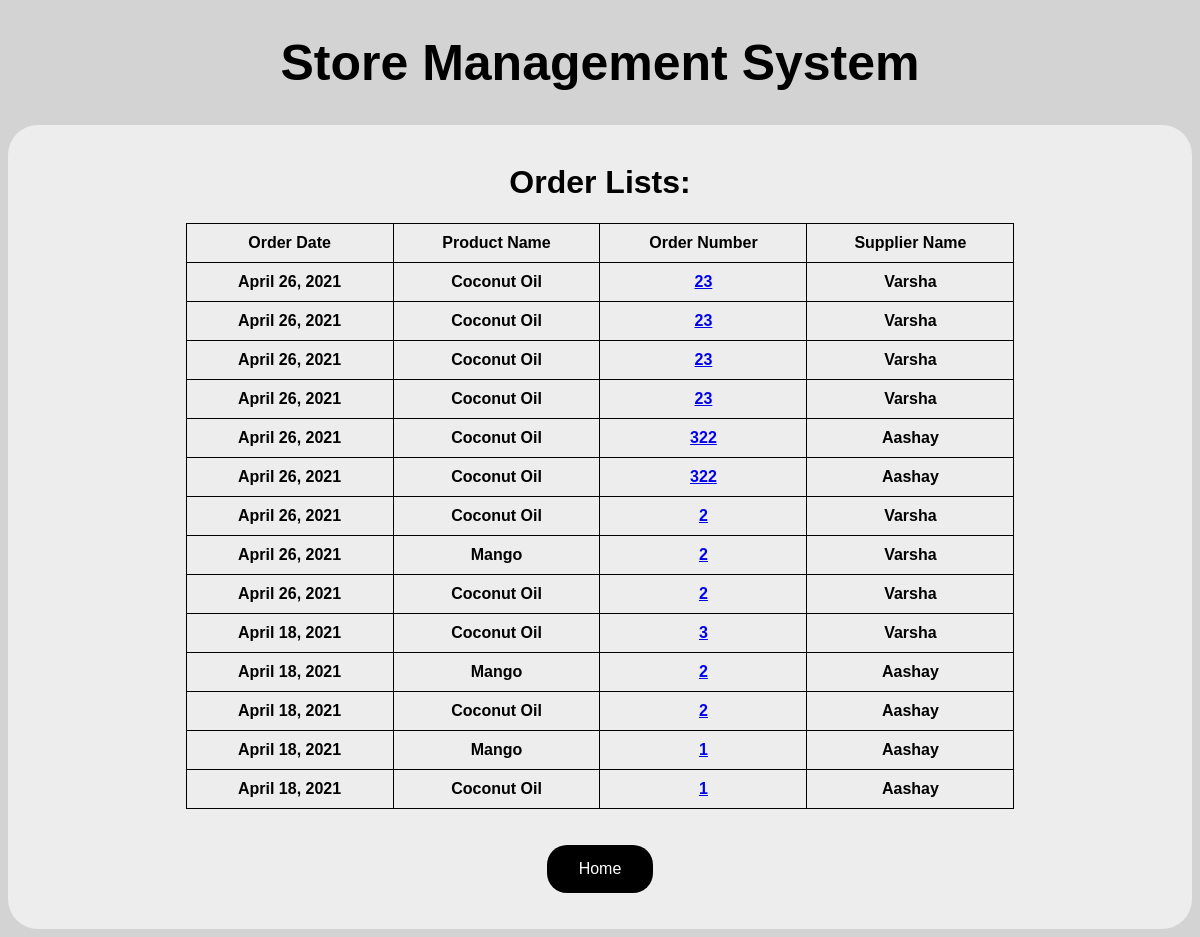
The page /order_list on the database its author committed.
### storedb/models.py (models this page shows, shortened)
class Order(models.Model):
    supp_name = models.CharField(max_length=30)
    date = models.DateField()
    order_no = models.IntegerField()
    prod_name = models.CharField(max_length=30)
    prod_size = models.CharField(max_length=30)
    prod_unit = models.CharField(max_length=10)
    prod_quant = models.IntegerField()
    prod_rate = models.IntegerField()
    total = models.IntegerField()
    discount = models.IntegerField(default=0)
    taxes = models.IntegerField(default=0)
    delivery = models.IntegerField(default=0)

### storedb/views.py (the view)
# urls.py: path('order_list', views.order_list, name='order_list'),
def order_list(request):
    order = Order.objects.order_by('-id').distinct()
    return render(request, 'orderList.html', {'order': order})

### storedb/templates/orderList.html (shortened to what this page needs)
{% extends "base.html" %}
{% block content %}
<center>
    <h1>Order Lists:</h1>
<table>
            <tr>
                <td>Order Date</td>
                <td>Product Name</td>
                <td>Order Number</td>
                <td>Supplier Name</td>
            </tr>
            {% for i in order %}
            <tr>
                <td>{{i.date}}</td>
                <td>{{i.prod_name}}</td>
                <td><a href="order/{{i.order_no}}">{{i.order_no}}</a></td>
                <td>{{i.supp_name}}</td>
            </tr>
           {% endfor %}
        </table><br><br>
    <form action="cancel" method="post">
            <button type="submit">Home</button>
    </form><br><br>
</center>
{% endblock content %}

### storedb/templates/base.html (style rules this page uses)
html { background: #D3D3D3 ; font-family: Verdana, sans-serif; }
table, th, td { table-layout: fixed; border: 1px solid black; border-collapse: collapse; width: 70%; text-align: center; padding: 10px; }
button { background-color:black; border: medium; border-color: black; color: white; padding: 15px 32px; text-align: center; border-radius: 20px; font-size: 16px; }

### rows shown on the page
Order: date "April 26, 2021", prod_name "Coconut Oil", order_no "23", supp_name "Varsha"
Order: date "April 26, 2021", prod_name "Coconut Oil", order_no "23", supp_name "Varsha"
Order: date "April 26, 2021", prod_name "Coconut Oil", order_no "23", supp_name "Varsha"
Order: date "April 26, 2021", prod_name "Coconut Oil", order_no "23", supp_name "Varsha"
Order: date "April 26, 2021", prod_name "Coconut Oil", order_no "322", supp_name "Aashay"
Order: date "April 26, 2021", prod_name "Coconut Oil", order_no "322", supp_name "Aashay"
Order: date "April 26, 2021", prod_name "Coconut Oil", order_no "2", supp_name "Varsha"
Order: date "April 26, 2021", prod_name "Mango", order_no "2", supp_name "Varsha"
Order: date "April 26, 2021", prod_name "Coconut Oil", order_no "2", supp_name "Varsha"
Order: date "April 18, 2021", prod_name "Coconut Oil", order_no "3", supp_name "Varsha"
Order: date "April 18, 2021", prod_name "Mango", order_no "2", supp_name "Aashay"
Order: date "April 18, 2021", prod_name "Coconut Oil", order_no "2", supp_name "Aashay"
Order: date "April 18, 2021", prod_name "Mango", order_no "1", supp_name "Aashay"
Order: date "April 18, 2021", prod_name "Coconut Oil", order_no "1", supp_name "Aashay"
